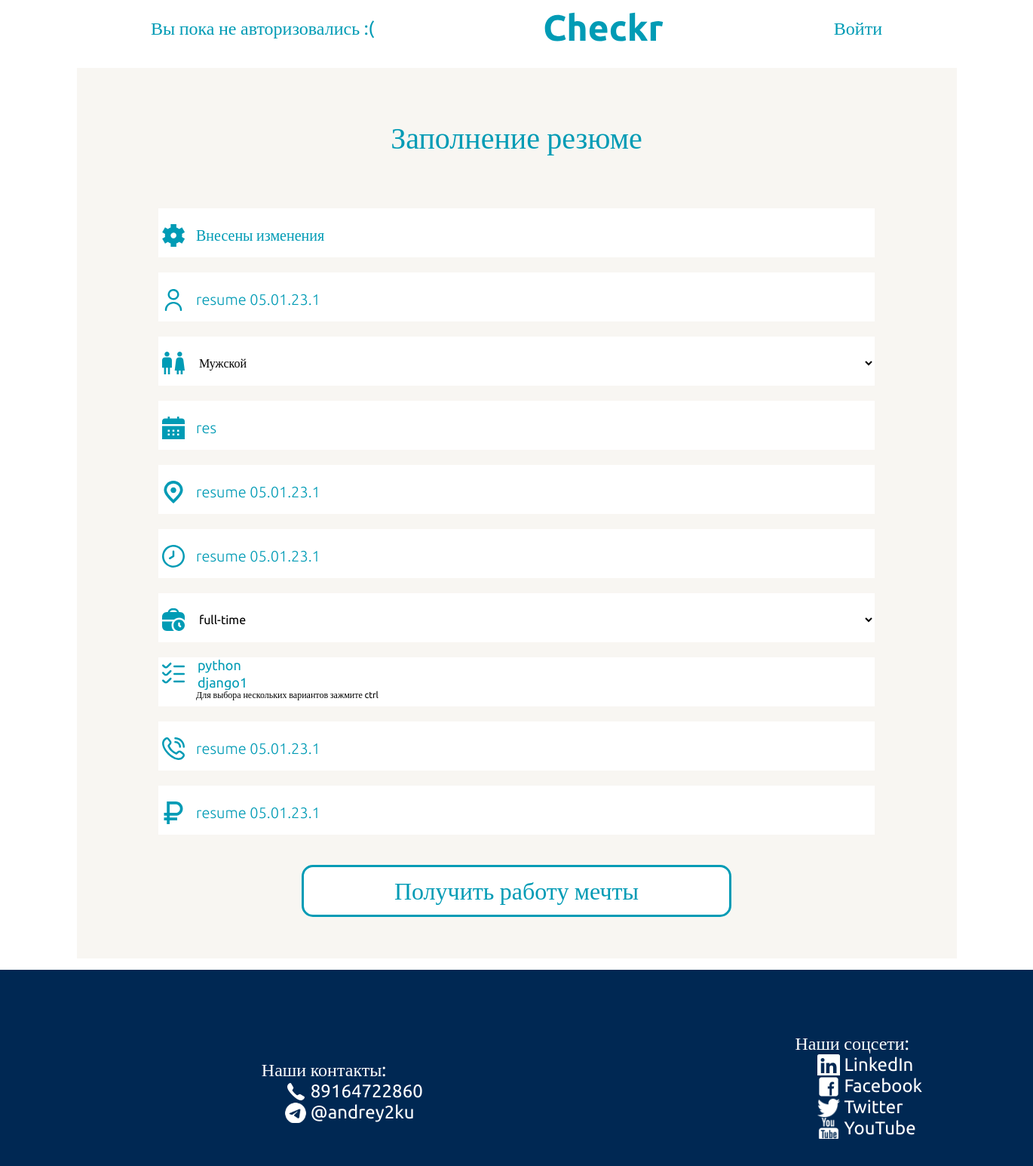
Screenshot of /lk/8/update with the database file from the repository.
### my_hh_app/models.py (models this page shows, shortened)
class Resume(models.Model):
    name = models.CharField("name", max_length=200)
    option = (("male", "Мужской"), ("female", "Женский"))
    gender = models.CharField("gender", max_length=200, choices=option ,)
    spec = models.TextField("speciality", max_length=200)
    experience = models.TextField("experience")
    option = (("full-time", "full-time"), ("part-time", "part-time"))
    type_of_employment = models.CharField("type_of_employment", max_length=200, choices=option)
    skills = models.ManyToManyField(Skills)
    age = models.CharField("age", max_length=100)
    phone = models.CharField("phone", max_length=20)
    salary = models.CharField("salary", max_length=200)
    adres = models.CharField("adres", max_length=200)
    author = models.ForeignKey(User, on_delete=models.SET_NULL, null=True)

### lk/views.py (the view, shortened to what this page needs)
# urls.py: path('<int:pk>/update', views.resume_update),
def resume_update(request, pk):
    context = {}
    resume = Resume.objects.get(id=pk)
    form = ResumeForm(instance=resume)
    context = {"form": form}
    return render(request, "my_hh_app/send_resume.html", context)

### my_hh_app/models.py (called while the page is built)
    def __str__(self):
        return self.skill

### my_hh_app/templates/my_hh_app/send_resume.html (shortened to what this page needs)
<!DOCTYPE html>
<html lang="en">
<head>
</head>
<body>
{% extends 'my_hh_app/base.html' %}
{% block content %}
<section>
  <div class="resume__div">
    <p class=login__p>Заполнение резюме</p>
    <form method="post" class="resume__form">
      <div class="all__input__div">
      <div class="resume__input__div"> {{form.spec}}</div>
      <div class="resume__input__div">{{form.name}}</div>
      <div class="resume__input__div">{{form.gender}}</div>
      <div class="resume__input__div">{{form.age}}</div>
      <div class="resume__input__div">{{form.adres}}</div>
      <div class="resume__input__div">{{form.experience}}</div>
      <div class="resume__input__div">{{form.type_of_employment}}</div>
      <div class="resume__input__div">{{form.skills}}<span class="hint__p">Для выбора нескольких вариантов зажмите ctrl</span></div>
      <div class="resume__input__div">{{form.phone}}</div>
      <div class="resume__input__div">{{form.salary}}</div>
      </div>
      <button class="save__resume__btn" type="submit"><p class="login__btn__p">Получить работу мечты</p></button>
    </form>
  </div>
</section>
{% endblock %}

### my_hh_app/static/my_hh_app/css/style.css (style rules this page uses)
body { margin-top: 0; font-family: 'Ubuntu'; }
input { width: 100%; height: 70px; outline: 0; outline-offset: 0px; border: none; padding-left:50px; display: block; color: #009BB5; font-family: 'Ubuntu'; font-style: normal; font-weight: 300; font-size: 20px; line-height: 28px; }
input::placeholder { color: #009BB5; font-family: 'Ubuntu'; font-style: normal; font-weight: 300; font-size: 20px; line-height: 28px; }
.login__p { width: 100%; text-align: center; font-size: 40px; font-family: 'Ubuntu'; font-style: normal; font-weight: 500; color: #009BB5; }
.username__input { background: url("../images/username_icon.svg") no-repeat 5px; }
.all__input__div { padding-top: 30px; }
button { padding-left: 6px; padding-right: 6px; font-family: 'Ubuntu'; font-style: normal; font-weight: 400; font-size: 20px; line-height: 23px; background: #fff; color: #009BB5; border: 2px solid; border-radius: 5px; border-color: #009BB5; }
.login__btn__p { margin-top: auto; margin-bottom: auto; }
.resume__div { margin: 15px auto; width: 1167px; height: 1150px; background-color: #F8F6F2; padding-top: 30px; justify-content: space-between; }
.resume__input__div { margin: 0 auto; width: 950px; height: 65px; background-color: #fff; margin-bottom: 20px; }
.spec__input { background: url("../images/spec_icon.svg") no-repeat 5px; }
.gender__input { background: url("../images/gender_icon.svg") no-repeat 5px; width: 100%; height: 70px; padding-left:50px; outline: 0; outline-offset: 0px; border: none; }
.age__input { background: url("../images/age_icon.svg") no-repeat 5px; }
.city__input { background: url("../images/city_icon.svg") no-repeat 5px; }
.exp__input { background: url("../images/exp_icon.svg") no-repeat 5px; }
.type__input { background: url("../images/type_icon.svg") no-repeat 5px; width: 100%; height: 70px; padding-left:50px; outline: 0; outline-offset: 0px; border: none; }
.skills__input { width: 100%; height: 43px; padding-left:50px; outline: 0; outline-offset: 0px; border: none; background: url("../images/skills_icon.svg") no-repeat 5px; font-family: 'Ubuntu'; font-style: normal; font-weight: 500; font-size: 18px; line-height: 37px; color: #009BB5; }
.contact__input { background: url("../images/contact_icon.svg") no-repeat 5px; }
.salary__input { background: url("../images/salary_icon.svg") no-repeat 5px; }
.save__resume__btn { justify-content: center; display: flex; margin: 40px auto 0; width: 570px; height: 69px;; font-family: 'Ubuntu'; font-style: normal; font-weight: 500; font-size: 32px; line-height: 37px; color: #009BB5; border: 3px solid #009BB5; border-radius: 15px; text-decoration: none; background: #fff; }
.hint__p { font-family: 'Ubuntu'; font-style: normal; font-weight: 400; font-size: 12px; display: flex; margin-left: 50px; }

### rows the page displays
Resume: spec "Внесены изменения", name "resume 05.01.23.1", gender "Мужской", age "res", adres "resume 05.01.23.1", experience "resume 05.01.23.1", type_of_employment "full-time", phone "resume 05.01.23.1", salary "resume 05.01.23.1"
